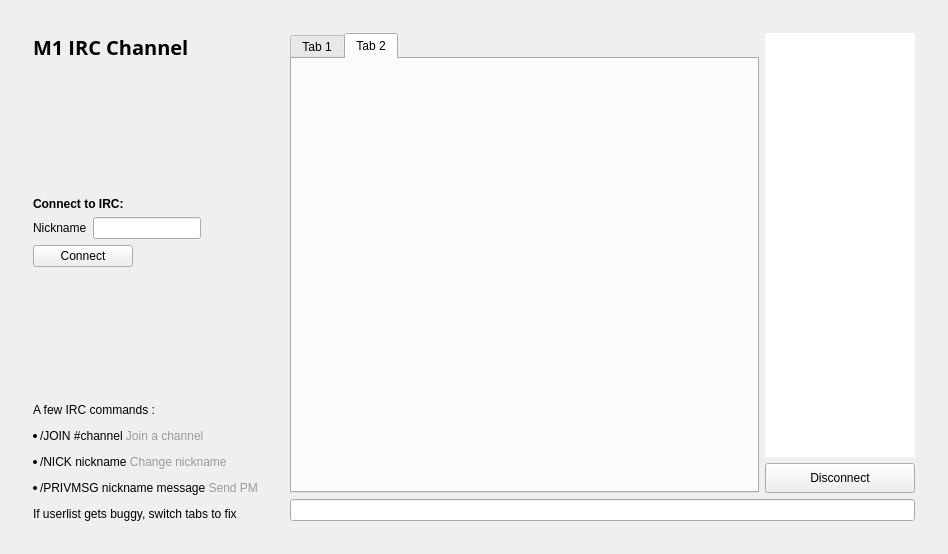
<?xml version="1.0" encoding="UTF-8"?>
<ui version="4.0">
 <class>ChatWindowClass</class>
 <widget class="QWidget" name="ChatWindowClass">
  <property name="geometry">
   <rect>
    <x>0</x>
    <y>0</y>
    <width>948</width>
    <height>554</height>
   </rect>
  </property>
  <layout class="QGridLayout" name="gridLayout_2">
   <item row="0" column="0">
    <widget class="QWidget" name="widget_2" native="true">
     <layout class="QGridLayout" name="gridLayout_3">
      <item row="0" column="0">
       <widget class="QWidget" name="hide3" native="true">
        <property name="sizePolicy">
         <sizepolicy hsizetype="Maximum" vsizetype="Preferred">
          <horstretch>0</horstretch>
          <verstretch>0</verstretch>
         </sizepolicy>
        </property>
        <layout class="QFormLayout" name="formLayout">
         <property name="fieldGrowthPolicy">
          <enum>QFormLayout::AllNonFixedFieldsGrow</enum>
         </property>
         <item row="0" column="0" colspan="2">
          <widget class="QLabel" name="label_9">
           <property name="sizePolicy">
            <sizepolicy hsizetype="Preferred" vsizetype="Preferred">
             <horstretch>0</horstretch>
             <verstretch>0</verstretch>
            </sizepolicy>
           </property>
           <property name="font">
            <font>
             <family>Open Sans,sans-serif</family>
            </font>
           </property>
           <property name="text">
            <string>&lt;html&gt;&lt;head/&gt;&lt;body&gt;&lt;p&gt;&lt;span style=&quot; font-size:20px; font-weight:600; color:#000000;&quot;&gt;M1  IRC Channel&lt;/span&gt;&lt;/p&gt;&lt;/body&gt;&lt;/html&gt;</string>
           </property>
          </widget>
         </item>
         <item row="2" column="0" colspan="2">
          <widget class="QLabel" name="label_10">
           <property name="text">
            <string>&lt;html&gt;&lt;head/&gt;&lt;body&gt;&lt;p&gt;&lt;span style=&quot; font-weight:600; color:#000000;&quot;&gt;Connect to IRC:&lt;/span&gt;&lt;/p&gt;&lt;/body&gt;&lt;/html&gt;</string>
           </property>
          </widget>
         </item>
         <item row="3" column="0">
          <widget class="QLabel" name="label_5">
           <property name="text">
            <string>&lt;html&gt;&lt;head/&gt;&lt;body&gt;&lt;p&gt;&lt;span style=&quot; color:#000000;&quot;&gt;Nickname&lt;/span&gt;&lt;/p&gt;&lt;/body&gt;&lt;/html&gt;</string>
           </property>
          </widget>
         </item>
         <item row="3" column="1">
          <widget class="QLineEdit" name="editPseudo">
           <property name="sizePolicy">
            <sizepolicy hsizetype="Fixed" vsizetype="Fixed">
             <horstretch>0</horstretch>
             <verstretch>0</verstretch>
            </sizepolicy>
           </property>
           <property name="text">
            <string/>
           </property>
          </widget>
         </item>
         <item row="5" column="0" colspan="2">
          <widget class="QPushButton" name="buttonConnect">
           <property name="sizePolicy">
            <sizepolicy hsizetype="Fixed" vsizetype="Fixed">
             <horstretch>0</horstretch>
             <verstretch>0</verstretch>
            </sizepolicy>
           </property>
           <property name="minimumSize">
            <size>
             <width>100</width>
             <height>20</height>
            </size>
           </property>
           <property name="text">
            <string>Connect</string>
           </property>
          </widget>
         </item>
         <item row="1" column="0">
          <spacer name="verticalSpacer">
           <property name="orientation">
            <enum>Qt::Vertical</enum>
           </property>
           <property name="sizeHint" stdset="0">
            <size>
             <width>20</width>
             <height>10</height>
            </size>
           </property>
          </spacer>
         </item>
         <item row="6" column="0">
          <spacer name="verticalSpacer_2">
           <property name="orientation">
            <enum>Qt::Vertical</enum>
           </property>
           <property name="sizeHint" stdset="0">
            <size>
             <width>20</width>
             <height>10</height>
            </size>
           </property>
          </spacer>
         </item>
         <item row="7" column="0" colspan="2">
          <widget class="QLabel" name="label">
           <property name="text">
            <string>&lt;html&gt;&lt;head/&gt;&lt;body&gt;&lt;p&gt;A few IRC commands :&lt;/p&gt;&lt;ul style=&quot;margin-top: 0px; margin-bottom: 0px; margin-left: 7px; margin-right: 0px; -qt-list-indent: 0;&quot;&gt;&lt;li style=&quot; margin-top:12px; margin-bottom:12px; margin-left:0px; margin-right:0px; -qt-block-indent:0; text-indent:0px;&quot;&gt;/JOIN #channel &lt;span style=&quot; color:#9a9a9a;&quot;&gt;Join a channel&lt;/span&gt;&lt;/li&gt;&lt;li style=&quot; margin-top:12px; margin-bottom:12px; margin-left:0px; margin-right:0px; -qt-block-indent:0; text-indent:0px;&quot;&gt;/NICK nickname &lt;span style=&quot; color:#9a9a9a;&quot;&gt;Change nickname&lt;/span&gt;&lt;/li&gt;&lt;li style=&quot; margin-top:12px; margin-bottom:12px; margin-left:0px; margin-right:0px; -qt-block-indent:0; text-indent:0px;&quot;&gt;/PRIVMSG nickname message &lt;span style=&quot; color:#9a9a9a;&quot;&gt;Send PM &lt;/span&gt;&lt;/li&gt;&lt;/ul&gt;&lt;p&gt;If userlist gets buggy, switch tabs to fix&lt;/p&gt;&lt;/body&gt;&lt;/html&gt;</string>
           </property>
          </widget>
         </item>
        </layout>
        <zorder>label_9</zorder>
        <zorder>editPseudo</zorder>
        <zorder>label_5</zorder>
        <zorder>buttonConnect</zorder>
        <zorder>label_10</zorder>
        <zorder>label</zorder>
       </widget>
      </item>
      <item row="0" column="1">
       <widget class="QWidget" name="splitter" native="true">
        <property name="enabled">
         <bool>true</bool>
        </property>
        <property name="sizePolicy">
         <sizepolicy hsizetype="Preferred" vsizetype="Preferred">
          <horstretch>0</horstretch>
          <verstretch>0</verstretch>
         </sizepolicy>
        </property>
        <property name="styleSheet">
         <string notr="true"/>
        </property>
        <layout class="QGridLayout" name="gridLayout_4">
         <property name="sizeConstraint">
          <enum>QLayout::SetDefaultConstraint</enum>
         </property>
         <item row="3" column="0" colspan="2">
          <widget class="QLineEdit" name="lineEdit">
           <property name="sizePolicy">
            <sizepolicy hsizetype="Minimum" vsizetype="Fixed">
             <horstretch>0</horstretch>
             <verstretch>0</verstretch>
            </sizepolicy>
           </property>
           <property name="maximumSize">
            <size>
             <width>16777215</width>
             <height>30</height>
            </size>
           </property>
          </widget>
         </item>
         <item row="0" column="1">
          <widget class="QListView" name="userView">
           <property name="sizePolicy">
            <sizepolicy hsizetype="Minimum" vsizetype="Expanding">
             <horstretch>0</horstretch>
             <verstretch>0</verstretch>
            </sizepolicy>
           </property>
           <property name="minimumSize">
            <size>
             <width>0</width>
             <height>300</height>
            </size>
           </property>
           <property name="maximumSize">
            <size>
             <width>150</width>
             <height>16777215</height>
            </size>
           </property>
           <property name="styleSheet">
            <string notr="true">border-radius:10px;</string>
           </property>
          </widget>
         </item>
         <item row="0" column="0" rowspan="3">
          <widget class="QTabWidget" name="tab">
           <property name="styleSheet">
            <string notr="true"/>
           </property>
           <property name="tabShape">
            <enum>QTabWidget::Rounded</enum>
           </property>
           <property name="currentIndex">
            <number>1</number>
           </property>
           <property name="tabsClosable">
            <bool>false</bool>
           </property>
           <widget class="QWidget" name="widget_4">
            <attribute name="title">
             <string>Tab 1</string>
            </attribute>
           </widget>
           <widget class="QWidget" name="tab_5">
            <attribute name="title">
             <string>Tab 2</string>
            </attribute>
           </widget>
          </widget>
         </item>
         <item row="1" column="1" rowspan="2">
          <widget class="QPushButton" name="disconnect">
           <property name="sizePolicy">
            <sizepolicy hsizetype="Minimum" vsizetype="Preferred">
             <horstretch>0</horstretch>
             <verstretch>0</verstretch>
            </sizepolicy>
           </property>
           <property name="minimumSize">
            <size>
             <width>0</width>
             <height>30</height>
            </size>
           </property>
           <property name="text">
            <string>Disconnect</string>
           </property>
          </widget>
         </item>
        </layout>
        <zorder>tab</zorder>
        <zorder>lineEdit</zorder>
        <zorder>userView</zorder>
        <zorder>disconnect</zorder>
       </widget>
      </item>
     </layout>
    </widget>
   </item>
  </layout>
  <action name="actionQuit">
   <property name="text">
    <string>Quitter</string>
   </property>
   <property name="shortcut">
    <string>Ctrl+Q</string>
   </property>
  </action>
  <action name="actionCloseTab">
   <property name="text">
    <string>Fermer l'onglet</string>
   </property>
  </action>
 </widget>
 <layoutdefault spacing="6" margin="11"/>
 <resources/>
 <connections/>
</ui>
